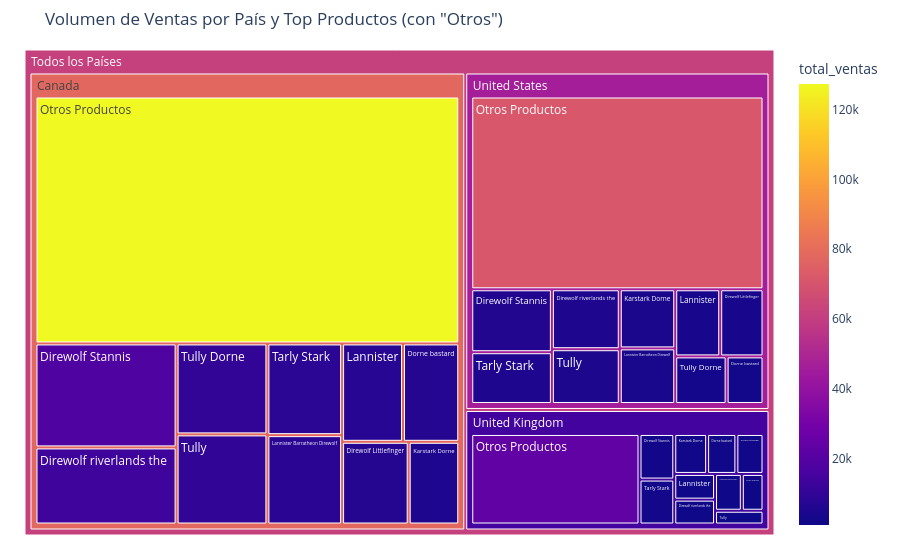

Notebook code for this chart:
### Markdown cell above
## Ejercicio 6: Tres variables.

### Code cell
# Hago un merge para tener las transacciones, los productos y su pais:

df_productos_pais = pd.merge(df_transacciones_pais, df_products_transactions,
                     left_on='id_x', right_on='transaction_id',
                     how='inner')

df_nombre_productos_pais = pd.merge(df_productos_pais, df_products,
                                    left_on='product_id', right_on= 'id',
                                    how='inner')


# Creamos un df con todos los datos que interesan:
df_ventas_productos_pais = df_nombre_productos_pais.groupby(['country', 'product_name'], as_index = False).agg(total_ventas=('amount', 'sum'))


# Creamos una variable que contenga el topN de productos mas vendidos por pais:
N = 10
top_N = df_ventas_productos_pais.groupby('country', group_keys=False).head(N)


# Creamos otra variable con el resto de productos y una clave única para cada fila (país + producto) en un TEMPORAL df_productos
df_productos_temp = df_ventas_productos_pais.copy() # Trabajar en una copia para la creación de 'key'

df_productos_temp['key'] = df_productos_temp['country'].astype(str) + '_' + df_productos_temp['product_name'].astype(str)
top_N['key'] = top_N['country'].astype(str) + '_' + top_N['product_name'].astype(str) # Asegurarse que top_N también tenga 'key'

# Identificamos las claves que están en el Top N
top_N_keys = top_N['key'].tolist()

# Filtramos df_productos para obtener solo las filas cuyas claves NO están en top_N_keys
otros_productos = df_productos_temp[~df_productos_temp['key'].isin(top_N_keys)]

# Eliminamos la columna 'key' auxiliar, ya no la necesitamos
top_N = top_N.drop(columns=['key'])
otros_productos = otros_productos.drop(columns=['key'])

# Agrupamos por país y sumamos las ventas de los productos "Otros"
ventas_otros_por_pais = otros_productos.groupby('country')['total_ventas'].sum().reset_index()

# Añadimos la columna 'product_name' con el valor 'Otros'
ventas_otros_por_pais['product_name'] = 'Otros Productos'


# unificar ambos df
# Usamos pd.concat para unir los dos DataFrames verticalmente
df_final_treemap = pd.concat([top_N, ventas_otros_por_pais], ignore_index=True)

# Ordenar por país y luego por ventas descendentes.
df_final_treemap = df_final_treemap.sort_values(by=['country', 'total_ventas'], ascending=[True, False])

# El gráfico:
fig = px.treemap(df_final_treemap,
                 path=[px.Constant("Todos los Países"), 'country', 'product_name'], # Jerarquía
                 values='total_ventas',                 
                 color='total_ventas',                   
                title='Volumen de Ventas por País y Top Productos (con "Otros")',
                 hover_data={'total_ventas': ':.2s'}
                )

fig.update_layout(margin = dict(t=50, l=25, r=25, b=25)) # Ajustar márgenes
fig.show()

### Figure 1 — Plotly figure (JSON) as saved in the notebook; plotly's stock layout.template omitted (floating-point values rounded to 4 significant figures)
{"data": [{"branchvalues": "total", "customdata": [[127300.0], [17840.0], [13230.0], [10050.0], [9956.0], [8328.0], [8116.0], [7290.0], [6732.0], [6699.0], [5088.0], [23340.0], [2427.0], [2392.0], [2010.0], [1790.0], [1660.0], [1606.0], [1553.0], [1510.0], [1223.0], [1022.0], [71160.0], [6408.0], [5273.0], [5140.0], [4697.0], [4142.0], [3893.0], [3812.0], [3669.0], [3089.0], [2217.0], [77960.0], [14210.0], [46310.0], [61480.0]], "domain": {"x": [0, 1], "y": [0, 1]}, "hovertemplate": "labels=%{label}<br>total_ventas_sum=%{value}<br>parent=%{parent}<br>id=%{id}<br>total_ventas=%{color:.2s}<extra></extra>", "ids": ["Todos los Países/Canada/Otros Productos", "Todos los Países/Canada/Direwolf Stannis", "Todos los Países/Canada/Direwolf riverlands the", "Todos los Países/Canada/Tully Dorne", "Todos los Países/Canada/Tully", "Todos los Países/Canada/Tarly Stark", "Todos los Países/Canada/Lannister Barratheon Direwolf", "Todos los Países/Canada/Lannister", "Todos los Países/Canada/Dorne bastard", "Todos los Países/Canada/Direwolf Littlefinger", "Todos los Países/Canada/Karstark Dorne", "Todos los Países/United Kingdom/Otros Productos", "Todos los Países/United Kingdom/Direwolf Stannis", "Todos los Países/United Kingdom/Tarly Stark", "Todos los Países/United Kingdom/Karstark Dorne", "Todos los Países/United Kingdom/Dorne bastard", "Todos los Países/United Kingdom/Direwolf Littlefinger", "Todos los Países/United Kingdom/Lannister", "Todos los Países/United Kingdom/Direwolf riverlands the", "Todos los Países/United Kingdom/Lannister Barratheon Direwolf", "Todos los Países/United Kingdom/Tully Dorne", "Todos los Países/United Kingdom/Tully", "Todos los Países/United States/Otros Productos", "Todos los Países/United States/Direwolf Stannis", "Todos los Países/United States/Tarly Stark", "Todos los Países/United States/Direwolf riverlands the", "Todos los Países/United States/Tully", "Todos los Países/United States/Karstark Dorne", "Todos los Países/United States/Lannister Barratheon Direwolf", "Todos los Países/United States/Lannister", "Todos los Países/United States/Direwolf Littlefinger", "Todos los Países/United States/Tully Dorne", "Todos los Países/United States/Dorne bastard", "Todos los Países/Canada", "Todos los Países/United Kingdom", "Todos los Países/United States", "Todos los Países"], "labels": ["Otros Productos", "Direwolf Stannis", "Direwolf riverlands the", "Tully Dorne", "Tully", "Tarly Stark", "Lannister Barratheon Direwolf", "Lannister", "Dorne bastard", "Direwolf Littlefinger", "Karstark Dorne", "Otros Productos", "Direwolf Stannis", "Tarly Stark", "Karstark Dorne", "Dorne bastard", "Direwolf Littlefinger", "Lannister", "Direwolf riverlands the", "Lannister Barratheon Direwolf", "Tully Dorne", "Tully", "Otros Productos", "Direwolf Stannis", "Tarly Stark", "Direwolf riverlands the", "Tully", "Karstark Dorne", "Lannister Barratheon Direwolf", "Lannister", "Direwolf Littlefinger", "Tully Dorne", "Dorne bastard", "Canada", "United Kingdom", "United States", "Todos los Países"], "marker": {"coloraxis": "coloraxis", "colors": [127300.0, 17840.0, 13230.0, 10050.0, 9956.0, 8328.0, 8116.0, 7290.0, 6732.0, 6699.0, 5088.0, 23340.0, 2427.0, 2392.0, 2010.0, 1790.0, 1660.0, 1606.0, 1553.0, 1510.0, 1223.0, 1022.0, 71160.0, 6408.0, 5273.0, 5140.0, 4697.0, 4142.0, 3893.0, 3812.0, 3669.0, 3089.0, 2217.0, 77960.0, 14210.0, 46310.0, 61480.0]}, "name": "", "parents": ["Todos los Países/Canada", "Todos los Países/Canada", "Todos los Países/Canada", "Todos los Países/Canada", "Todos los Países/Canada", "Todos los Países/Canada", "Todos los Países/Canada", "Todos los Países/Canada", "Todos los Países/Canada", "Todos los Países/Canada", "Todos los Países/Canada", "Todos los Países/United Kingdom", "Todos los Países/United Kingdom", "Todos los Países/United Kingdom", "Todos los Países/United Kingdom", "Todos los Países/United Kingdom", "Todos los Países/United Kingdom", "Todos los Países/United Kingdom", "Todos los Países/United Kingdom", "Todos los Países/United Kingdom", "Todos los Países/United Kingdom", "Todos los Países/United Kingdom", "Todos los Países/United States", "Todos los Países/United States", "Todos los Países/United States", "Todos los Países/United States", "Todos los Países/United States", "Todos los Países/United States", "Todos los Países/United States", "Todos los Países/United States", "Todos los Países/United States", "Todos los Países/United States", "Todos los Países/United States", "Todos los Países", "Todos los Países", "Todos los Países", ""], "type": "treemap", "values": [127300.0, 17840.0, 13230.0, 10050.0, 9956.0, 8328.0, 8116.0, 7290.0, 6732.0, 6699.0, 5088.0, 23340.0, 2427.0, 2392.0, 2010.0, 1790.0, 1660.0, 1606.0, 1553.0, 1510.0, 1223.0, 1022.0, 71160.0, 6408.0, 5273.0, 5140.0, 4697.0, 4142.0, 3893.0, 3812.0, 3669.0, 3089.0, 2217.0, 220600.0, 40530.0, 113500.0, 374700.0]}], "layout": {"coloraxis": {"colorbar": {"title": {"text": "total_ventas"}}, "colorscale": [[0, "#0d0887"], [0.1111, "#46039f"], [0.2222, "#7201a8"], [0.3333, "#9c179e"], [0.4444, "#bd3786"], [0.5556, "#d8576b"], [0.6667, "#ed7953"], [0.7778, "#fb9f3a"], [0.8889, "#fdca26"], [1, "#f0f921"]]}, "legend": {"tracegroupgap": 0}, "margin": {"b": 25, "l": 25, "r": 25, "t": 50}, "title": {"text": "Volumen de Ventas por País y Top Productos (con \"Otros\")"}}}
